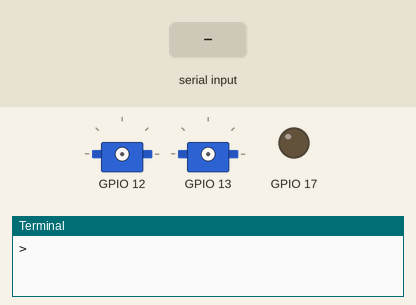
Simulated run of this program. Board: Raspberry Pi (BCM pin numbers). On the bench: 2 × servo, output pins drawn as LEDs (lit = HIGH), the last lines printed to the terminal. The inputs (shaded band) are chosen by the test bench. Servo angles are drawn from the pulse width (0.5 ms = 0°, 2.5 ms = 180°); threads take turns every 2 ms.

Above: at 1.2 s.
1.3 s: "w" typed at the terminal
At 2.7 s:
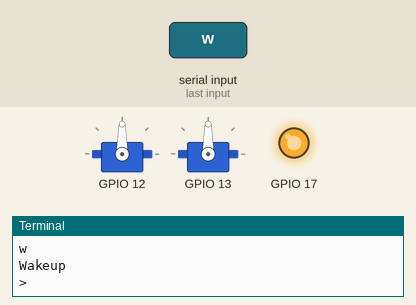
4.3 s: "f" typed at the terminal
At 6.0 s:
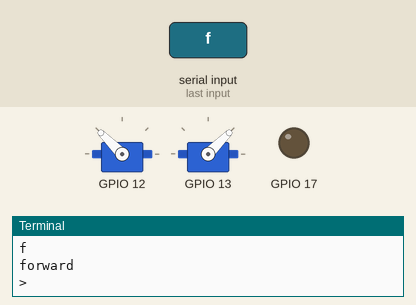
7.3 s: "b" typed at the terminal
At 8.5 s:
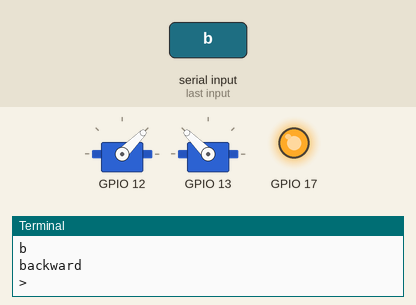
10.3 s: "l" typed at the terminal
At 12.0 s:
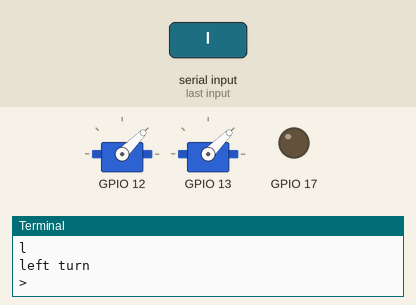
13.3 s: "r" typed at the terminal
At 15.0 s:
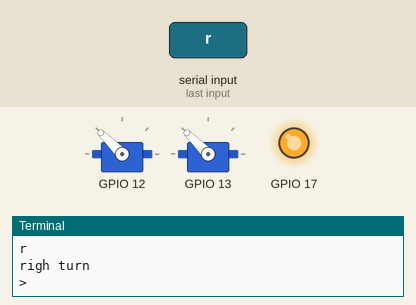
16.3 s: "q" typed at the terminal
Timing chart, 0 to 19.3 s (numbered marks = the images above; inputs shaded):
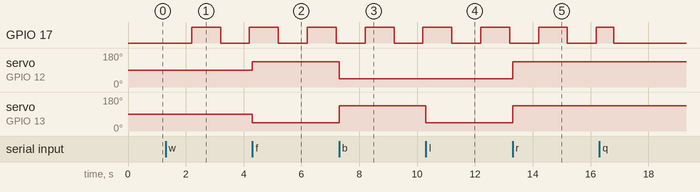

The program:

sumobot_command.py
```python
#! /usr/bin/env python
# Sumobot Command
#   command specify forward, backward or etc
# 2016-06-01 K.OHWADA @ FabLab Kannai

import threading
import time
import wiringpi

#
# GpioController
#
# Usage
#    w : wakeup
#    q : quit
#    0 : LED Off
#    1 : LED On
#    2 : LED Blink
#    f : forward
#    b : backward
#    l : left turn
#    r : right turn
#   othes : stop
#
#    speed : -100 - 0 - 100
#
class GpioController():
	TIME_QUIT = 0.5  # 0.5 sec
	BUTTON_NONE = -1
	BUTTON_OFF = 0
	BUTTON_ON = 1
	ledThread = None
	servoLeft = None
	servoRight = None
	pinLed = 0
	pinButton = 0
	isRun = False
	isFirst = True
	isRunServo = False

	def __init__(self):
		pass

	def setPin(self, pin_led, pin_button, pin_servo_left, pin_servo_right):
		self.pinLed = int(pin_led)
		self.pinButton = int(pin_button)
		self.servoLeft = ServoSpeed(pin_servo_left)
		self.servoRight = ServoSpeed(pin_servo_right)

	def setDebugPrint(self, flag):
		self.servo.setDebugPrint(flag)

	def wakeup(self):
		if self.isFirst:
			# setup, if first
			self.isFirst = False
			wiringpi.wiringPiSetupGpio()
			wiringpi.pinMode(self.pinLed, wiringpi.OUTPUT)
			wiringpi.pinMode(self.pinButton, wiringpi.INPUT)
		self.quitLed()
		self.ledThread = LedThread(self.pinLed)
		self.ledThread.startRun()
		self.ledThread.startBlink()
		self.wakeupServo()

	def wakeupServo(self):
		self.isRunServo = True
		self.servoLeft.setPinMode()
		self.servoRight.setPinMode()
		self.servoLeft.setPwm()
#		self.servoRight.setPwm()
		self.servoLeft.stop()
		self.servoRight.stop()

	def quit(self):
		self.quitLed()
		self.quitSrervo()

	def quitLed(self):
		if self.ledThread:
			# remove LED Thread
			self.ledThread.stopBlink()
			self.ledThread.stopRun()
			time.sleep(self.TIME_QUIT)
			self.ledThread = None
		wiringpi.digitalWrite(self.pinLed, wiringpi.LOW)

	def quitSrervo(self):
		if self.isRunServo:
			self.isRunServo = False
			self.servoLeft.quit()
			self.servoRight.quit()

	def command(self, c):
		if c == 'w':
			if not self.isRun:
				# Wakeup, if not run
				print 'Wakeup'
				self.isRun = True
				self.wakeup()
		elif not self.isRun:
			# nothing to do, if not run
			return
		elif c == 'q':
			# Qiut
			print 'Qiut'
			self.isRun = False
			self.quit()
		elif c == '0':
			# LED off
			print 'LED off'
			self.stopBlink()
			wiringpi.digitalWrite(self.pinLed, wiringpi.LOW)
		elif c == '1':
			# LED on
			print 'LED on'
			self.stopBlink()
			wiringpi.digitalWrite(self.pinLed, wiringpi.HIGH)
		elif c == '2':
			# LED blink
			print 'LED blink'
			self.startBlink()
		elif c == 'f':
			# forward
			print 'forward'
			self.changeSpeed(100, -100)
		elif c == 'b':
			# backward
			print 'backward'
			self.changeSpeed(-100, 100)
		elif c == 'l':
			# left turn
			print 'left turn'
			self.changeSpeed(-100, -100)
		elif c == 'r':
			# right turn
			print 'righ turn'
			self.changeSpeed(100, 100)
		else:
			# stop
			print 'stop'
			self.changeSpeed(0, 0)

	def startBlink(self):
		if self.ledThread:
			self.ledThread.startBlink()

	def stopBlink(self):
		if self.ledThread:
			self.ledThread.stopBlink()

	def changeSpeed(self, speed_left, speed_right):
		if self.isRun and self.isRunServo:
			# excute, if run
			self.servoLeft.change(speed_left)
			self.servoRight.change(speed_right)

	def getButtonStatus(self):
		ret = self.BUTTON_NONE
		if self.isRun:
			# excute, if run
			val = wiringpi.digitalRead(self.pinButton)
			ret = self.BUTTON_ON if val == wiringpi.HIGH else self.BUTTON_OFF
		return ret

# end of class

#
# LED Thread class for blink
#
class LedThread(threading.Thread):
	TIME_BLINK = 1.0  # 1 sec
	TIME_SLEEP = 0.1 # 0.1 sec
	MAX_CNT = int( TIME_BLINK / TIME_SLEEP )
	pin = 0
	isRun = False
	isBlink = False
	isStatus = False

	def __init__(self, pin):
		super(LedThread, self).__init__()
		self.pin = pin

	def startRun(self):
		self.isRun = True
		self.start()

	def stopRun(self):
		self.isRun = False

	def startBlink(self):
		self.isBlink = True

	def stopBlink(self):
		self.isBlink = False

	# run when isRun is true
	def run(self):
		cnt = 0
		while self.isRun:
			cnt += 1
			if cnt >= self.MAX_CNT:
				# every one second
				cnt = 0
				self.blink()
			time.sleep(self.TIME_SLEEP)

	# blink LED when isBlink is true
	def blink(self):
		if self.isBlink:
			self.isStatus = not self.isStatus
			wiringpi.digitalWrite(self.pin, self.isStatus)

# end of class

#
# ServoSpeed
#
# speed
#   -100 : clockwide full speed
#   0 : stop
#   100 : anticlockwide full speed
#
class ServoSpeed():
	# PWM base clock 19.2 MHz
	# PWM clock 200 KHz
	CLOCK = 96 # 96 = 19.2 MHz / 200 KHz
	RANGE = 4000 # 20ms * 200 KHz
	PULSE_STOP = 300 # 1.5ms  * 200 KHz
	COEF = 1.0 # 0.5ms  * 200 KHz / 100
	MIN_SPEED = -100
	STOP_SPEED = 0
	MAX_SPEED = 100
	pin = 0
	isDebugPrint = False
	pulseOffset = 0

	def __init__(self, pin):
		self.pin = int(pin)

	def setDebugPrint(self, debug):
		self.isDebugPrint = bool(debug)

	def setOffset(self, offset):
		self.pulseOffset = self.COEF * float(offset)
		if self.isDebugPrint:
			print "offset; " + str(offset) + " -> " + str(self.pulseOffset)

	def setupGpio(self):
		wiringpi.wiringPiSetupGpio()

	def setPinMode(self):
		wiringpi.pinMode(self.pin, wiringpi.PWM_OUTPUT)

	def setPwm(self):
		wiringpi.pwmSetMode(wiringpi.PWM_MODE_MS)
		wiringpi.pwmSetClock(self.CLOCK)
		wiringpi.pwmSetRange(self.RANGE)

	def stop(self):
		self.change(0) # stop

	def quit(self):
		wiringpi.pwmWrite(self.pin, 0) # no pluse

	def change(self, speed):
		pulse = self.calcPulse(speed)
		wiringpi.pwmWrite(self.pin, pulse)

	def calcPulse(self, speed):
		# -100 -> 200
		# 0 -> 300
		# 100 -> 400
		speed = float(speed)
		if speed < self.MIN_SPEED: speed = self.MIN_SPEED
		if speed > self.MAX_SPEED: speed = self.MAX_SPEED
		pulse = int( self.PULSE_STOP + self.pulseOffset + self.COEF * speed )
		if self.isDebugPrint:
			print str(speed) + " -> " + str(pulse)
		return pulse

# end of class

# main
PIN_LED = 17 # con-pin 11
PIN_BUTTON = 27 # con-pin 13
PIN_LEFT = 12 # con-pin 32
PIN_RIGHT = 13 # con-pin 33
gpio = GpioController()
gpio.setPin(PIN_LED, PIN_BUTTON, PIN_LEFT, PIN_RIGHT)

try:
	# endless loop
	while True:
		# wait to enter command
		c = raw_input('> ')
		gpio.command(c)
except KeyboardInterrupt:
	# exit the loop, if key Interrupt
	pass

gpio.quit()
# end of main
```

Measured:
- after the input at 1.3 s, GPIO 17: LOW → HIGH after 0.90 s, → LOW 1.0 s later, → HIGH 1.0 s later
- after the input at 4.3 s, servo on GPIO 12: 90° → 135° at once; servo on GPIO 13: 90° → 45° at once
- after the input at 7.3 s, servo on GPIO 12: 135° → 45° at once; servo on GPIO 13: 45° → 135° at once
- after the input at 10.3 s, servo on GPIO 13: 135° → 45° at once
- after the input at 13.3 s, servo on GPIO 12, servo on GPIO 13: 45° → 135° at once
